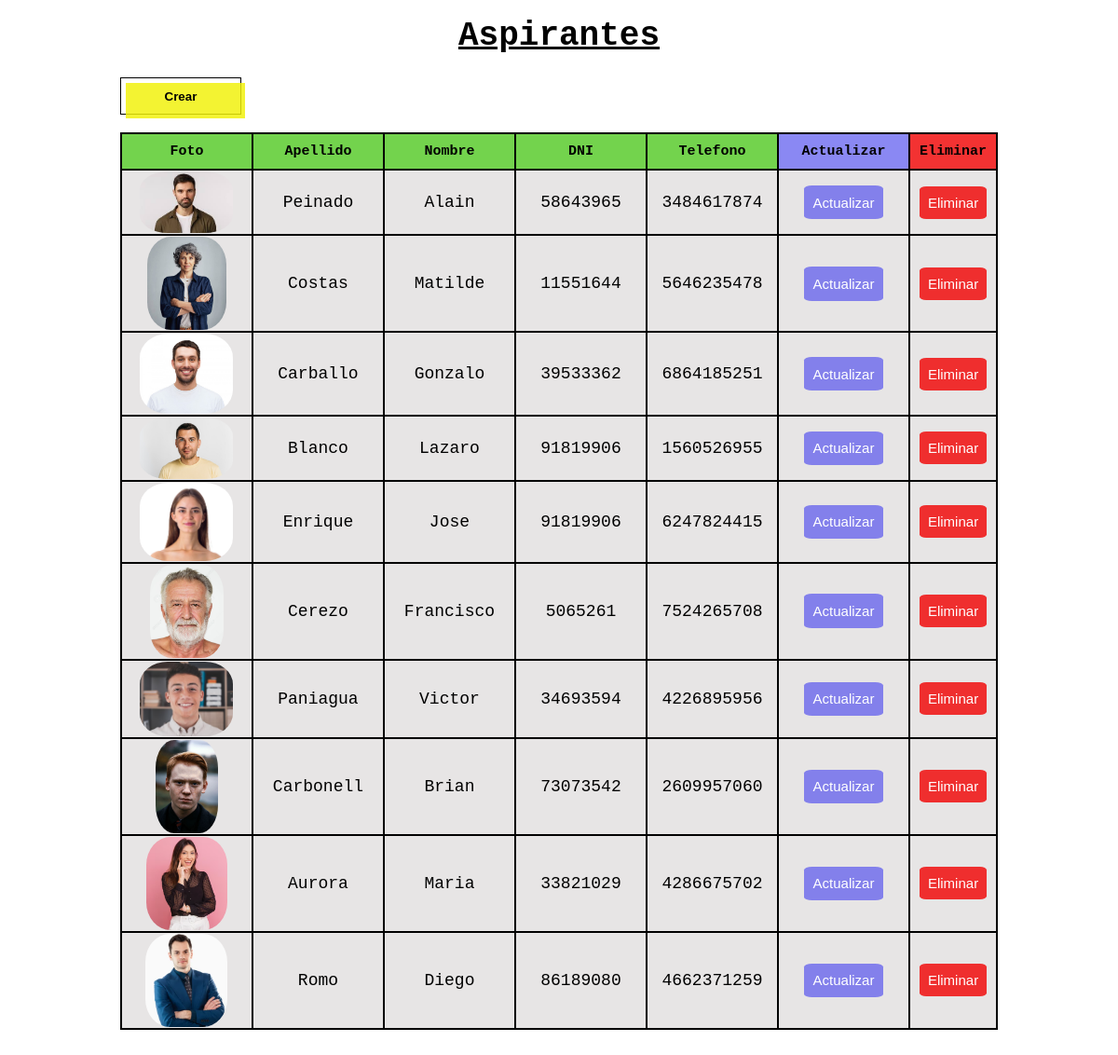
The page / on the database its author committed.
### tables this page shows
CREATE TABLE `aspirantes` (
  `id` int(11) NOT NULL,
  `nombre_img` varchar(100) DEFAULT NULL,
  `tipo` varchar(100) DEFAULT NULL,
  `datos` longblob,
  `Apellido` varchar(100) NOT NULL,
  `Nombre` varchar(100) NOT NULL,
  `DNI` bigint(100) NOT NULL,
  `Telefono` bigint(20) NOT NULL
);

### index.php (the view, shortened to what this page needs)
<?php
$servername = "localhost";
$username = "root";
$password = "";
$dbname = "esesc";
$conn = new mysqli($servername, $username, $password, $dbname);
$sql = "SELECT * FROM aspirantes";
$result = $conn->query($sql);
?>
<html>
<head>
    <link rel="stylesheet" href="styles/index.css">
</head>
<body>
    <h1>Aspirantes</h1>
    <?php
    if ($result->num_rows > 0) {
    ?>
    <div id="conteiner">
    <div id="crear">
        <a href="crear.php"><button class="crear_boton">Crear</button></a>
    </div>
        <table>
            <tr>
                <th>Foto</th><th>Apellido</th><th>Nombre</th><th>DNI</th><th>Telefono</th><th id="edit">Actualizar</th><th id="elim">Eliminar</th>
            </tr>
            <?php
            while($row = $result->fetch_assoc()) {
            ?>
                <tr>
                    <td><?php echo "<img src='images/" . $row["nombre_img"] . "' alt='Foto'>";?></td>
                    <td><?php echo $row["Apellido"];?></td>
                    <td><?php echo $row["Nombre"];?></td>
                    <td><?php echo $row["DNI"];?></td>
                    <td><?php echo $row["Telefono"];?></td>
                    <td><?php echo "<a href=\"actualizar.php?id=".$row["id"]."\"><button id='edit_but'>Actualizar</button></a>";?></td>
                    <td><?php echo "<a href=\"?id=".$row["id"]."\" onclick=\"return confirm('¿Estás seguro que deseas eliminar el registro?');\"><button id='elim_but'>Eliminar</button></a>";?></td>
                </tr>
            <?php
            }
            ?>
        </table>
        </div>
    <?php
    } else {
        ?><div id="no_datos"><?php
        echo "No se encontró información de personas en la base de datos.";
        ?></div><?php
    }
    ?>
</body>
</html>

### styles/index.css (style rules this page uses)
body { position: relative; margin-top: 1.5%; margin-bottom: 5%; font-family: monospace; }
h1 { text-align: center; text-decoration: underline; font-size: 36px; }
table { border: 1px solid black; padding: 25px; border-collapse: collapse; margin: 0 auto; margin-top: 2%; height: 20%; font-size: 15px; }
th { border: 2px solid black; padding: 10px; border-collapse: collapse; background: rgb(115 211 77); width: 15%; }
td { font-size: 18px; }
#elim { background-color: rgba(241, 10, 10, 0.836); }
#edit { background-color: rgba(92, 89, 238, 0.712); }
#edit_but { background-color: rgba(92, 89, 238, 0.712); border: none; border-radius: 10%; padding: 7%; color: white; font-size: 15px; }
#elim_but { background-color: rgba(241, 10, 10, 0.836); border: none; border-radius: 10%; padding: 10%; color: white; font-size: 15px; }
#crear { position: relative; }
.crear_boton { min-width: 130px; height: 40px; color: #fff; padding: 5px 10px; font-weight: bold; cursor: pointer; transition: all 0.3s ease; position: relative; display: inline-block; outline: none; border: 1px solid #000; color: #000; background: transparent; z-index: 0; }
.crear_boton:after { content: ""; width: 100%; z-index: -1; position: absolute; height: 100%; top: 5px; left: 5px; transition: 0.2s; background-color: rgba(241, 241, 10, 0.836); }
#conteiner { position: relative; width: fit-content; margin: 0 auto; }

### index.php (style rules this page uses)
td { border: 2px solid black; border-collapse: collapse; text-align: center; background-color: rgb(161 155 155 / 26%); }
img { max-width: 100px; max-height: 100px; border-radius: 30%; }

### rows shown on the page
aspirantes: nombre_img (picture), Apellido "Peinado", Nombre "Alain", DNI "58643965", Telefono "3484617874"
aspirantes: nombre_img (picture), Apellido "Costas", Nombre "Matilde", DNI "11551644", Telefono "5646235478"
aspirantes: nombre_img (picture), Apellido "Carballo", Nombre "Gonzalo", DNI "39533362", Telefono "6864185251"
aspirantes: nombre_img (picture), Apellido "Blanco", Nombre "Lazaro", DNI "91819906", Telefono "1560526955"
aspirantes: nombre_img (picture), Apellido "Enrique", Nombre "Jose", DNI "91819906", Telefono "6247824415"
aspirantes: nombre_img (picture), Apellido "Cerezo", Nombre "Francisco", DNI "5065261", Telefono "7524265708"
aspirantes: nombre_img (picture), Apellido "Paniagua", Nombre "Victor", DNI "34693594", Telefono "4226895956"
aspirantes: nombre_img (picture), Apellido "Carbonell", Nombre "Brian", DNI "73073542", Telefono "2609957060"
aspirantes: nombre_img (picture), Apellido "Aurora", Nombre "Maria", DNI "33821029", Telefono "4286675702"
aspirantes: nombre_img (picture), Apellido "Romo", Nombre "Diego", DNI "86189080", Telefono "4662371259"
